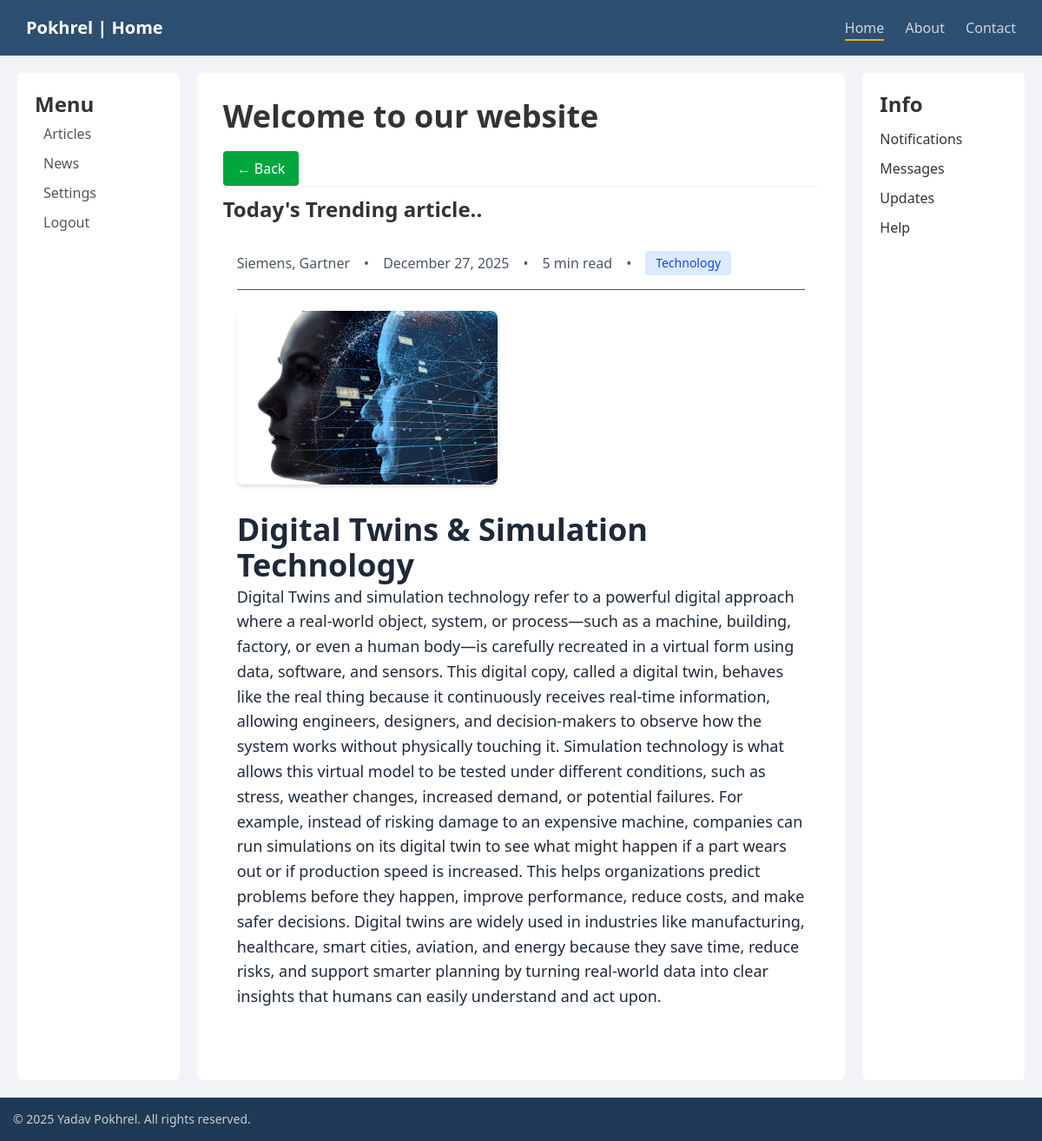
The page / on the database its author committed.
### article_app/models.py (models this page shows, shortened)
class Articles(models.Model):
    ARTICLE_CATEGORIES = [
        ('technology', "Technology"),
        ('sports', 'Sports'),
        ('politics', 'Politics'),
        ('health', 'Health'),
        ('business', 'Business'),
        ('education', 'Education'),
        ('food', 'Food'),
        ('travel', 'Travel'),
        ('art', 'Art'),
        ('music', 'Music'),
        ('science', 'Science'),
        ('others', 'Others')
    ]
    title = models.CharField(max_length=255)
    authorName = models.CharField(max_length=50)
    short_description = models.TextField()
    articleParagrah = models.TextField(default="No content available")
    readtime = models.IntegerField(default=4)
    slug = models.SlugField(max_length=255, unique=True, blank=True, null=True)
    image= models.ImageField(upload_to='product-images/')
    published_on = models.DateTimeField(auto_now_add=True)
    category = models.CharField(max_length=20,choices=ARTICLE_CATEGORIES)

### myMultilayerApp/views.py (the view)
# urls.py: 2. Add a URL to urlpatterns:  path('', views.home, name='home')
def home(request):
    trendingArticle = get_object_or_404(Articles, id=5)
    return render(request, 'website/index.html',{'trendingArticle': trendingArticle})

### templates/website/index.html (shortened to what this page needs)
{% extends "layout.html" %}
{% block logoName %} Pokhrel | Home {% endblock %}
{% block heading1 %}Welcome to our website{% endblock %}
{% block content %}
<span class="font-bold text-2xl">Today's Trending article..</span>
   <article class="max-w-4xl mx-auto px-4 py-8">
  <div class="flex items-center gap-4 text-gray-600 mb-6 pb-4 border-b">
    <span class="font-medium">{{trendingArticle.authorName}}</span>
    <span>•</span>
    <span>{{trendingArticle.published_on|date:"F d, Y"}}</span>
    <span>•</span>
    <span>{{trendingArticle.readtime}} min read</span>
    <span>•</span>
    <span class="bg-blue-100 text-blue-700 px-3 py-1 rounded text-sm">{{trendingArticle.get_category_display}}</span>
  </div>
  <div class="mb-8">
    <img src="{{trendingArticle.image.url}}" alt="{{trendingArticle.title}}" class="h-50 rounded-lg shadow-md" />
  </div>
  <div class="text-gray-800 leading-relaxed text-lg">
    <span class="font-bold text-4xl">{{trendingArticle.title}}</span>
    {{trendingArticle.articleParagrah|linebreaks}}
  </div>
</article>
{% endblock %}

### static/style.css (style rules this page uses)
html { height: 100vh; background-color: transparent; }
body { display: flex; flex-direction: column; background-color: #f2f4f7; color: #333; min-height: 100vh; }
.center p { margin-bottom: 20px; line-height: 1.6; }

### rows shown on the page
Articles: authorName "Siemens, Gartner", published_on "December 27, 2025", readtime "5", category "Technology", image (picture), title "Digital Twins & Simulation Technology", articleParagrah "Digital Twins and simulation technology refer to a powerful digital approach where a real-world object, system, or process—such as a machine, building, factory, or even a human body—is carefully recreated in a virtual form using data, software, and sensors. This digital copy, called a digital twin, behaves like the real thing because it continuously receives real-time information, allowing engineers, designers, and decision-makers to observe how the system works without physically touching it. Simulation technology is what allows this virtual model to be tested under different conditions, such as stress, weather changes, increased demand, or potential failures. For example, instead of…"
